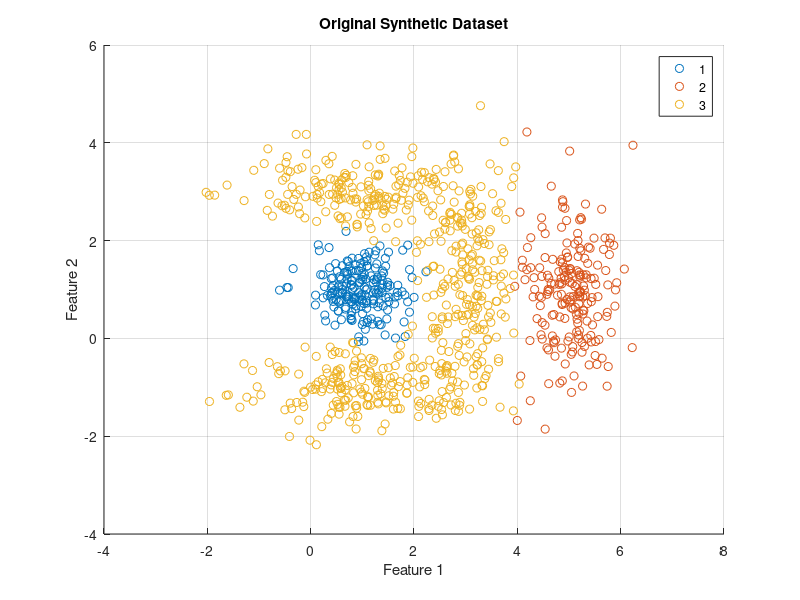

MATLAB code for this plot: (Note: this script raises an error after producing the figure.)
clc
clear all
close all

%% =========================================================
% Load data
%% =========================================================
load('data_D2_C3_S1.mat')

X_original = double(p.valor);      % Features: 2 x N
Y = p.clase(:);                    % Labels: N x 1

[D,N] = size(X_original);

fprintf('\nDataset loaded correctly\n');
fprintf('Number of features: %d\n', D);
fprintf('Number of samples: %d\n', N);

%% =========================================================
% Train/Test split 70/30
%% =========================================================
rng(0)

cv = cvpartition(Y,'HoldOut',0.30);

idxTrain = training(cv);
idxTest  = test(cv);

X_train_raw = X_original(:,idxTrain);
Y_train = Y(idxTrain);

X_test_raw = X_original(:,idxTest);
Y_test = Y(idxTest);

%% =========================================================
% Plot original data
%% =========================================================
figure
gscatter(X_original(1,:),X_original(2,:),Y)
xlabel('Feature 1')
ylabel('Feature 2')
title('Original Synthetic Dataset')
grid on

%% =========================================================
% Normalization using only training data
%% =========================================================
meant = mean(X_train_raw,2);
stdt = std(X_train_raw,0,2);
stdt(stdt==0) = 1;

X_train_norm = (X_train_raw - meant)./stdt;
X_test_norm  = (X_test_raw  - meant)./stdt;

X_train_norm(isnan(X_train_norm)) = 0;
X_test_norm(isnan(X_test_norm)) = 0;

%% =========================================================
% PCA using only training data
%% =========================================================
[coeff,~,latent] = pca(X_train_norm');

explainedVariance = latent / sum(latent);

fprintf('\n--- PCA Explained Variance ---\n');
disp(explainedVariance)

componentes = 1:D;

error_train_pca = zeros(length(componentes),1);
error_test_pca  = zeros(length(componentes),1);
error_recon_pca = zeros(length(componentes),1);

%% =========================================================
% PCA + SVM loop for PCA component evaluation
%% =========================================================
for c = 1:length(componentes)

    nPCA_temp = componentes(c);

    transMat_temp = coeff(:,1:nPCA_temp)';

    ProyTrain_temp = transMat_temp * X_train_norm;
    ProyTest_temp  = transMat_temp * X_test_norm;

    X_train_temp = ProyTrain_temp';
    X_test_temp  = ProyTest_temp';

    mu_temp = mean(X_train_temp);
    sigma_temp = std(X_train_temp);
    sigma_temp(sigma_temp==0) = 1;

    X_train_temp_norm = (X_train_temp - mu_temp)./sigma_temp;
    X_test_temp_norm  = (X_test_temp  - mu_temp)./sigma_temp;

    t_temp = templateSVM( ...
        'KernelFunction','gaussian', ...
        'KernelScale','auto', ...
        'BoxConstraint',1, ...
        'Standardize',false);

    svm_temp = fitcecoc( ...
        X_train_temp_norm, ...
        Y_train, ...
        'Learners',t_temp);

    Y_pred_train_temp = predict(svm_temp,X_train_temp_norm);
    Y_pred_test_temp  = predict(svm_temp,X_test_temp_norm);

    error_train_pca(c) = mean(Y_pred_train_temp ~= Y_train);
    error_test_pca(c)  = mean(Y_pred_test_temp ~= Y_test);

    X_recon_norm_temp = transMat_temp' * ProyTrain_temp;
    error_recon_pca(c) = mse(X_train_norm - X_recon_norm_temp);

    fprintf('nPCA=%d | Train Error=%.4f | Test Error=%.4f | Recon Error=%.4f\n', ...
        nPCA_temp, ...
        error_train_pca(c), ...
        error_test_pca(c), ...
        error_recon_pca(c));
end

%% =========================================================
% PCA component selection
%% =========================================================
[~,idxBestPCA] = min(error_test_pca);
nPCA = componentes(idxBestPCA);

fprintf('\n--- Selected PCA components ---\n');
fprintf('Selected nPCA: %d\n', nPCA);
fprintf('Minimum test error: %.4f\n', error_test_pca(idxBestPCA));
fprintf('Associated reconstruction error: %.4f\n', error_recon_pca(idxBestPCA));

%% =========================================================
% PCA error graph
%% =========================================================
figure

plot(componentes,error_train_pca,'-o','LineWidth',2)
hold on
plot(componentes,error_test_pca,'-s','LineWidth',2)
plot(componentes,error_recon_pca,'-^','LineWidth',2)

xlabel('Number of PCA Components')
ylabel('Error')
title('PCA Error Behavior - Synthetic Data + SVM')

legend('Training Error','Test Error','Reconstruction Error')

grid on
plot(nPCA,error_test_pca(idxBestPCA),'r*','MarkerSize',12)
hold off

%% =========================================================
% Final PCA projection
%% =========================================================
transMat = coeff(:,1:nPCA)';

ProyTrain = transMat * X_train_norm;
ProyTest  = transMat * X_test_norm;

X_train = ProyTrain';
X_test  = ProyTest';

%% =========================================================
% Final reconstruction error
%% =========================================================
X_recon_train_norm = transMat' * ProyTrain;

Emsen = mse(X_train_norm - X_recon_train_norm);

fprintf('\n--- Final PCA reconstruction error ---\n');
fprintf('Normalized reconstruction MSE: %.6f\n', Emsen);

%% =========================================================
% Normalize PCA components using training data
%% =========================================================
mu = mean(X_train);
sigma = std(X_train);
sigma(sigma==0) = 1;

X_train_svm = (X_train - mu)./sigma;
X_test_svm  = (X_test  - mu)./sigma;

%% =========================================================
% Iterative SVM training using fitcecoc
%% =========================================================
boxValues = [0.1 1 10 100];
kernelScaleValues = [0.1 1 10];

results = [];
bestAccuracy = 0;

for i = 1:length(boxValues)
    for j = 1:length(kernelScaleValues)

        t = templateSVM( ...
            'KernelFunction','gaussian', ...
            'KernelScale',kernelScaleValues(j), ...
            'BoxConstraint',boxValues(i), ...
            'Standardize',false);

        svm_model_temp = fitcecoc( ...
            X_train_svm, ...
            Y_train, ...
            'Learners',t);

        Y_pred_train_temp = predict(svm_model_temp,X_train_svm);
        Y_pred_test_temp  = predict(svm_model_temp,X_test_svm);

        trainError = mean(Y_pred_train_temp ~= Y_train);
        testError  = mean(Y_pred_test_temp ~= Y_test);

        acc = (1 - testError)*100;

        results = [results; ...
            boxValues(i), ...
            kernelScaleValues(j), ...
            trainError, ...
            testError, ...
            acc];

        if acc > bestAccuracy
            bestAccuracy = acc;
            svm_model = svm_model_temp;
            bestPred = Y_pred_test_temp;
            bestBox = boxValues(i);
            bestKernelScale = kernelScaleValues(j);
        end
    end
end

%% =========================================================
% SVM results table
%% =========================================================
results_table = array2table(results, ...
    'VariableNames', ...
    {'BoxConstraint','KernelScale','TrainError','TestError','Accuracy'})

fprintf('\n--- Best SVM Configuration ---\n');
fprintf('Best Accuracy: %.2f%%\n', bestAccuracy);
fprintf('Best BoxConstraint: %.2f\n', bestBox);
fprintf('Best KernelScale: %.2f\n', bestKernelScale);

%% =========================================================
% Final SVM evaluation
%% =========================================================
Y_pred = bestPred;
accuracy = bestAccuracy;

fprintf('\n--- Final Results PCA + SVM ---\n');
fprintf('Selected PCA components: %d\n', nPCA);
fprintf('Test Accuracy: %.2f%%\n', accuracy);

%% =========================================================
% Confusion matrix
%% =========================================================
figure

confusionchart(Y_test,Y_pred, ...
    'Title','Confusion Matrix - PCA + SVM Synthetic Data', ...
    'RowSummary','row-normalized', ...
    'ColumnSummary','column-normalized');

%% =========================================================
% Accuracy bar graph
%% =========================================================
figure

bar(results_table.Accuracy)

set(gca,'XTick',1:height(results_table))

xticklabels(strcat("C=", string(results_table.BoxConstraint), ...
                   " / KS=", string(results_table.KernelScale)))

xtickangle(45)

ylabel('Accuracy (%)')
xlabel('SVM Configuration')
title('Iterative Results - PCA + SVM Synthetic Data')

grid on

[maxAcc, idxBest] = max(results_table.Accuracy);

hold on
plot(idxBest,maxAcc,'r*','MarkerSize',12)
hold off

%% =========================================================
% Train vs Test Error graph
%% =========================================================
figure

plot(results_table.TrainError,'-o','LineWidth',1.5)
hold on
plot(results_table.TestError,'-o','LineWidth',1.5)

set(gca,'XTick',1:height(results_table))

xticklabels(strcat("C=", string(results_table.BoxConstraint), ...
                   " / KS=", string(results_table.KernelScale)))

xtickangle(45)

ylabel('Error')
xlabel('SVM Configuration')
title('Training vs Test Error - PCA + SVM Synthetic Data')

legend('Train Error','Test Error')

grid on
hold off

%% =========================================================
% Decision boundary plot
%% =========================================================
if nPCA == 2

    figure

    x1range = linspace(min(X_train_svm(:,1))-1,max(X_train_svm(:,1))+1,150);
    x2range = linspace(min(X_train_svm(:,2))-1,max(X_train_svm(:,2))+1,150);

    [x1Grid,x2Grid] = meshgrid(x1range,x2range);

    X_grid = [x1Grid(:), x2Grid(:)];

    Y_grid = predict(svm_model,X_grid);

    gscatter(X_train_svm(:,1),X_train_svm(:,2),Y_train)
    hold on

    contour(x1Grid,x2Grid,reshape(double(Y_grid),size(x1Grid)), ...
        'LineWidth',1.5)

    xlabel('PCA Component 1')
    ylabel('PCA Component 2')
    title('Decision Boundary - PCA + SVM Synthetic Data')

    grid on
    hold off

else

    figure

    gscatter(X_train_svm(:,1),zeros(size(X_train_svm(:,1))),Y_train)

    xlabel('PCA Component 1')
    ylabel('Reference Axis')
    title('Training Data Projection - PCA + SVM Synthetic Data')

    grid on

end

%% =========================================================
% Random individual prediction
%% =========================================================
rng('shuffle')

ind_random = randi(length(Y_test));

x_new = X_test_svm(ind_random,:);
real_label = Y_test(ind_random);

pred_label = predict(svm_model,x_new);

fprintf('\n--- Random Individual Prediction ---\n');
fprintf('Real class: %d\n', real_label);
fprintf('Predicted class: %d\n', pred_label);

figure

if nPCA == 2
    scatter(X_test_svm(:,1),X_test_svm(:,2),30,Y_test,'filled')
    hold on
    scatter(x_new(1),x_new(2),150,'r','filled')

    xlabel('PCA Component 1')
    ylabel('PCA Component 2')
else
    scatter(X_test_svm(:,1),zeros(size(X_test_svm(:,1))),30,Y_test,'filled')
    hold on
    scatter(x_new(1),0,150,'r','filled')

    xlabel('PCA Component 1')
    ylabel('Reference Axis')
end

title(['SVM predicts: ',num2str(pred_label), ...
       ' | Real: ',num2str(real_label)])

grid on
hold off
